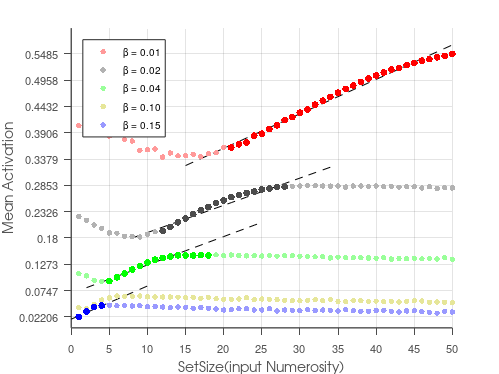

Write the MATLAB code that produced this figure.
%% to plot the relationship between mean activation and set size, for various inhibition strengths.
% (Monotonus.eps)

mean_activ=load('avrg_data3_a2.2_n30.mat');
S = mean_activ.S;
%%
figure('Units', 'pixels', ...
'Position', [100 100 500 375]);
hold on
cc = load('C_data_monotonus.mat');
C_data = cc.C_data_monotonus;
xx=15:50;
aa = C_data(1,1);  bb = C_data(1,2) ;
yy=(xx-aa)./bb;
lfit1 = line(xx,yy);

xx=8:34;
aa = C_data(2,1);  bb = C_data(2,2) ;
yy=(xx-aa)./bb;
lfit2 = line(xx,yy);


xx=2:25;
aa = C_data(4,1);  bb = C_data(4,2) ;
yy=(xx-aa)./bb;
lfit4 = line(xx,yy);

xx=0:10;
aa = C_data(15,1);  bb = C_data(15,2) ;
yy=(xx-aa)./bb;
lfit15 = line(xx,yy);
%%
% S=ones(size(S));
M = 1:50 ;
B=1:15;

% myfit = fittype('a*x + b*x^2 + c*x^3 + d',...
% 'dependent',{'y'},'independent',{'x'},...
% 'coefficients',{'a','b','c','d'});
% fit1=fit([1:50]',S(1,1:50,1)','smoothingspline');
% fit4=fit([1:50]',S(4,1:50,1)','smoothingspline');
% fit15=fit([1:50]',S(15,1:50,1)','smoothingspline');



line1=line(1:50,S(1,1:50,1));
line2=line(1:50,S(2,1:50,1));
line4=line(1:50,S(4,1:50,1));
line10=line(1:50,S(10,1:50,1));
line15=line(1:50,S(15,1:50,1));

line1m=line(21:50,S(1,21:50,1));
line2m=line(12:28,S(2,12:28,1));
line4m=line(5:18,S(4,5:18,1));
line15m=line(1:4,S(15,1:4,1));

% xx = linspace(1,50,150);
% linefit1=line(xx,fit1(xx));
% linefit4=line(xx,fit4(xx));
% linefit15=line(xx,fit15(xx));

set(lfit1                        , ...
  'LineStyle'       , '--'        , ...
  'Color'           , [0 0 0]         );
set(lfit2                        , ...
  'LineStyle'       , '--'        , ...
  'Color'           , [0 0 0]         );

set(lfit4                        , ...
  'LineStyle'       , '--'        , ...
  'Color'           , [0 0 0]         );
set(lfit15                        , ...
  'LineStyle'       , '--'        , ...
  'Color'           , [0 0 0]         );

% set(linefit1                        , ...
%   'LineStyle'       , '--'        , ...
%   'Color'           , [0 0 .75]         );
% set(linefit4                        , ...
%   'LineStyle'       , '--'        , ...
%   'Color'           , [0 0 .75]         );
% set(linefit15                        , ...
%   'LineStyle'       , '--'        , ...
%   'Color'           , [0 0 .75]         );
set(line1                            , ...
  'LineStyle'       , 'none'      , ...
  'Marker'          , '.'         ,...
  'Marker'          , 'o'         , ...
  'MarkerSize'      , 4           , ...
  'MarkerEdgeColor' , 'none'      , ...
  'MarkerFaceColor' , [1 .6 .6] );
set(line2                            , ...
  'LineStyle'       , 'none'      , ...
  'Marker'          , '.'         ,...
  'Marker'          , 'o'         , ...
  'MarkerSize'      , 4           , ...
  'MarkerEdgeColor' , 'none'      , ...
  'MarkerFaceColor' , [.7 .7 .7] );
set(line15                            , ...
  'LineStyle'       , 'none'      , ...
  'Marker'          , '.'         ,...
  'Marker'          , 'o'         , ...
  'MarkerSize'      , 4           , ...
  'MarkerEdgeColor' , 'none'      , ...
  'MarkerFaceColor' , [0.6 .6 1] );
set(line10                            , ...
  'LineStyle'       , 'none'      , ...
  'Marker'          , '.'         ,...
  'Marker'          , 'o'         , ...
  'MarkerSize'      , 4           , ...
  'MarkerEdgeColor' , 'none'      , ...
  'MarkerFaceColor' , [.9 .9 .6] );
set(line4                            , ...
  'LineStyle'       , 'none'      , ...
  'Marker'          , 'o'         ,...
  'MarkerSize'      , 4           , ...
  'MarkerEdgeColor' , 'none'      , ...
  'MarkerFaceColor' , [0.6 1 .6] );

set(line1m                            , ...
  'LineStyle'       , 'none'      , ...
  'Marker'          , '.'         ,...
  'Marker'          , 'o'         , ...
  'MarkerSize'      , 5           , ...
  'MarkerEdgeColor' , 'none'      , ...
  'MarkerFaceColor' , [1 0 0] );
set(line2m                            , ...
  'LineStyle'       , 'none'      , ...
  'Marker'          , '.'         ,...
  'Marker'          , 'o'         , ...
  'MarkerSize'      , 5           , ...
  'MarkerEdgeColor' , 'none'      , ...
  'MarkerFaceColor' , [.3 .3 .3] );
set(line15m                            , ...
  'LineStyle'       , 'none'      , ...
  'Marker'          , '.'         ,...
  'Marker'          , 'o'         , ...
  'MarkerSize'      , 5           , ...
  'MarkerEdgeColor' , 'none'      , ...
  'MarkerFaceColor' , [0 0 1] );
set(line4m                            , ...
  'LineStyle'       , 'none'      , ...
  'Marker'          , 'o'         ,...
  'MarkerSize'      , 5           , ...
  'MarkerEdgeColor' , 'none'      , ...
  'MarkerFaceColor' , [0 1 0] );


% hTitle  = title ('');
hXLabel = xlabel('SetSize(input Numerosity)'                     );
hYLabel = ylabel('Mean Activation'                      );

c=0.0995;
C=0.1;
hText   = text(10, 800, ...
  sprintf('htext....'));

hLegend = legend( ...
  [line1,line2, line4,line10, line15], ...
  '\beta = 0.01' , ...
  '\beta = 0.02' , ...
  '\beta = 0.04'  , ...
  '\beta = 0.10' , ...
  '\beta = 0.15'  , ...
  'location', 'Northwest' );
%
set( gca                       , ...
    'FontName'   , 'Helvetica' );
% set([hTitle,hXLabel, hYLabel, hText], ...
set([hXLabel, hYLabel, hText], ...
     'FontName'   , 'AvantGarde');
set([hLegend, gca]             , ...
    'FontSize'   , 8           );
set([hXLabel, hYLabel, hText]  , ...
    'FontSize'   , 10          );
% set( hTitle                    , ...
%     'FontSize'   , 12          , ...
%     'FontWeight' , 'bold'      );
mn=min(min(S(:,1:50,1)));
mx=max(max(S(:,1:50,1)));
set(gca, ...
  'Box'         , 'off'     , ...
  'TickDir'     , 'out'     , ...
  'TickLength'  , [.02 .02] , ...
  'XMinorTick'  , 'off'      , ...
  'YMinorTick'  , 'off'      , ...
  'YGrid'       , 'on'      , ...
  'XGrid'       , 'on'      , ...
  'XColor'      , [.3 .3 .3], ...
  'YColor'      , [.3 .3 .3], ...
  'YTick'       , mn:(mx-mn)/10:mx, ...
  'XTick'       , [0 5 10 15 20 25 30 35 40 45 50], ...
  'LineWidth'   , 1         );

set(gcf, 'PaperPositionMode', 'auto');
print -depsc2 Monotonus.eps
